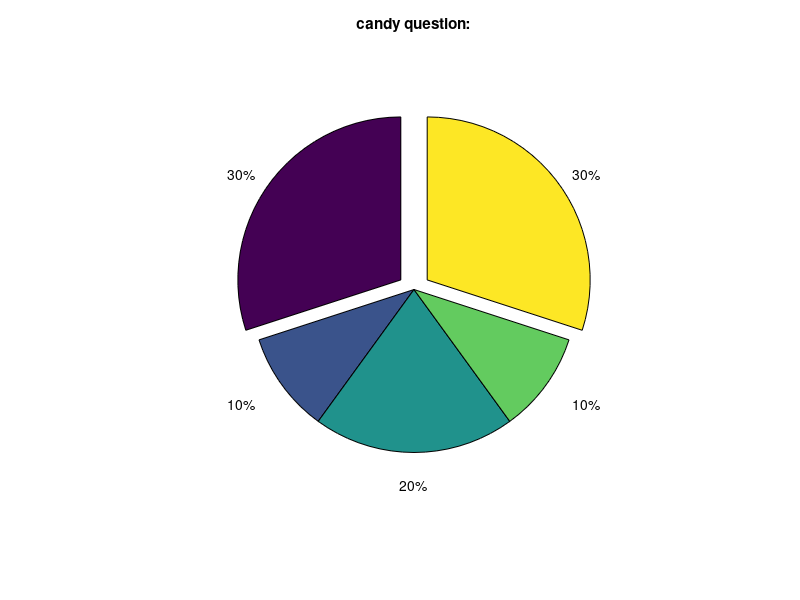

This chart was generated by the following MATLAB code: (Note: this script raises an error after producing the figure.)
x=[15/50,5/50,10/50,5/50,15/50];
explode=[1 0 0 0 1];
p = pie(x,explode);
title('candy question:');

ptext=findobj(p,'Type','text');
percentvalue=get(ptext,'String');
txt={'John(';'Marie(';'Joseph(';'Turine(';'Nash('};
txt2={')';')';')';')';')'};
combinedtxt = strcat(txt,percentvalue);
combinedtxt2 = strcat(combinedtxt,txt2);

ptext(1).String = combinedtxt2(1);
ptext(2).String = combinedtxt2(2);
ptext(3).String = combinedtxt2(3);
ptext(4).String = combinedtxt2(4);
ptext(5).String = combinedtxt2(5);